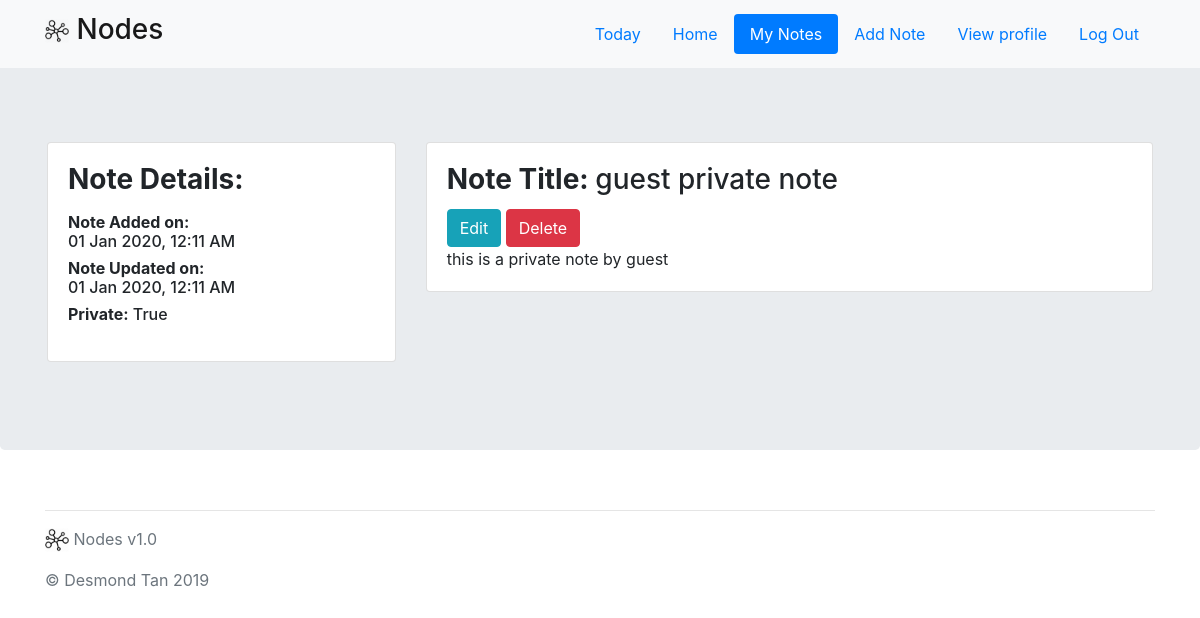
The app's page /notes/5/ (signed in) with its own data.
### app/models.py (models this page shows, shortened)
class Notes(db.Model):
    __tablename__ = 'notes'
    id = db.Column(db.Integer, primary_key=True)
    date_created = db.Column(db.String(32))
    last_edited = db.Column(db.String(32))
    private = db.Column(db.Boolean)
    parent_folder_id = db.Column(db.Integer)
    title = db.Column(db.String(255))
    body = db.Column(db.String(255))
    body_markdown = db.Column(db.String(255))
    user_id = db.Column(db.Integer)

### app/main/views.py (the view)
@main.route("/notes/<note_id>/")
@login_required
def view_note(note_id):
    if validate_access_to_note(note_id, session['user_id']):
        note = get_note_by_id(note_id)
        return render_template('main/view_note.html', note=note, username=session['username'])
    else:
        return abort(403)

### app/utils/filters.py (called while the page is built)
def datetimeformat(value, format="%m %b %Y, %I:%M %p"):
    datetime_obj = datetime.strptime(value, '%Y-%m-%d %H:%M:%S.%f')
    return datetime_obj.strftime(format)

### app/utils/functions.py (called while the page is built)
def get_note_by_id(note_id):
    note = Notes.query.filter(Notes.id == note_id).first()
    return note

def validate_access_to_note(note_id, user_id):
    note = Notes.query.filter(Notes.id == note_id).first()
    if note is None:
        return False
    if note.private:
        note_permission = Notes_Permissions.query.filter(
            and_(
                Notes_Permissions.note_id==note_id,
                Notes_Permissions.user_id==user_id
            )
        ).all()
        if note_permission is None:
            return False
    return True

### app/templates/main/view_note.html (shortened to what this page needs)
{% extends "layout.html" %}
{% block body %}
<div class="jumbotron">
    <div class="container">
    {% if username %}
        <div class="row" style="padding-top: 2%">
            <div class="col-lg-4 col-md-4 col-sm-12 col-xs-12">
                <div class="card mb-4 box-shadow">
                    <div class="card-body">
                        <h3 class="card-title"><b>Note Details:</b></h3>
                        <p class="card-text">
                            <h6><b>Note Added on:</b><br>{{ note.date_created | datetimeformat }}</h6>
                            <h6><b>Note Updated on:</b><br>{{ note.last_edited | datetimeformat }}</h6>
                            <h6><b>Private:</b>  {{ note.private }}</h6>
                        </p>
                    </div>
                </div>
            </div>
            <div class="col-lg-8 col-md-8 col-sm-12 col-xs-12">
                <div class="card mb-8 box-shadow">
                    <div class="card-body">
                        <h3 class="card-title"><b>Note Title: </b>{{ note.title }}</h3>
                        <a href="/notes/edit/{{ note.id }}/" class="pull-left">
                            <button type="button" class="btn btn-info">
                                 Edit
                            </button>
                        </a>
                        <a href="/notes/delete/{{ note.id }}/" class="pull-right">
                            <button type="button" class="btn btn-danger">
                                 Delete
                            </button>
                        </a>
                        <p class="card-text">
                            {{ note.body_markdown }}
                        </p>
                    </div>
                </div>
            </div>
        </div>
    {% endif %}
    </div>
</div>
{% endblock %}

### app/templates/layout.html (style rules this page uses)
body { padding-top: 3.5rem; }

### records on screen
Notes: date_created "01 Jan 2020, 12:11 AM", last_edited "01 Jan 2020, 12:11 AM", private "True", title "guest private note", body_markdown "this is a private note by guest"
